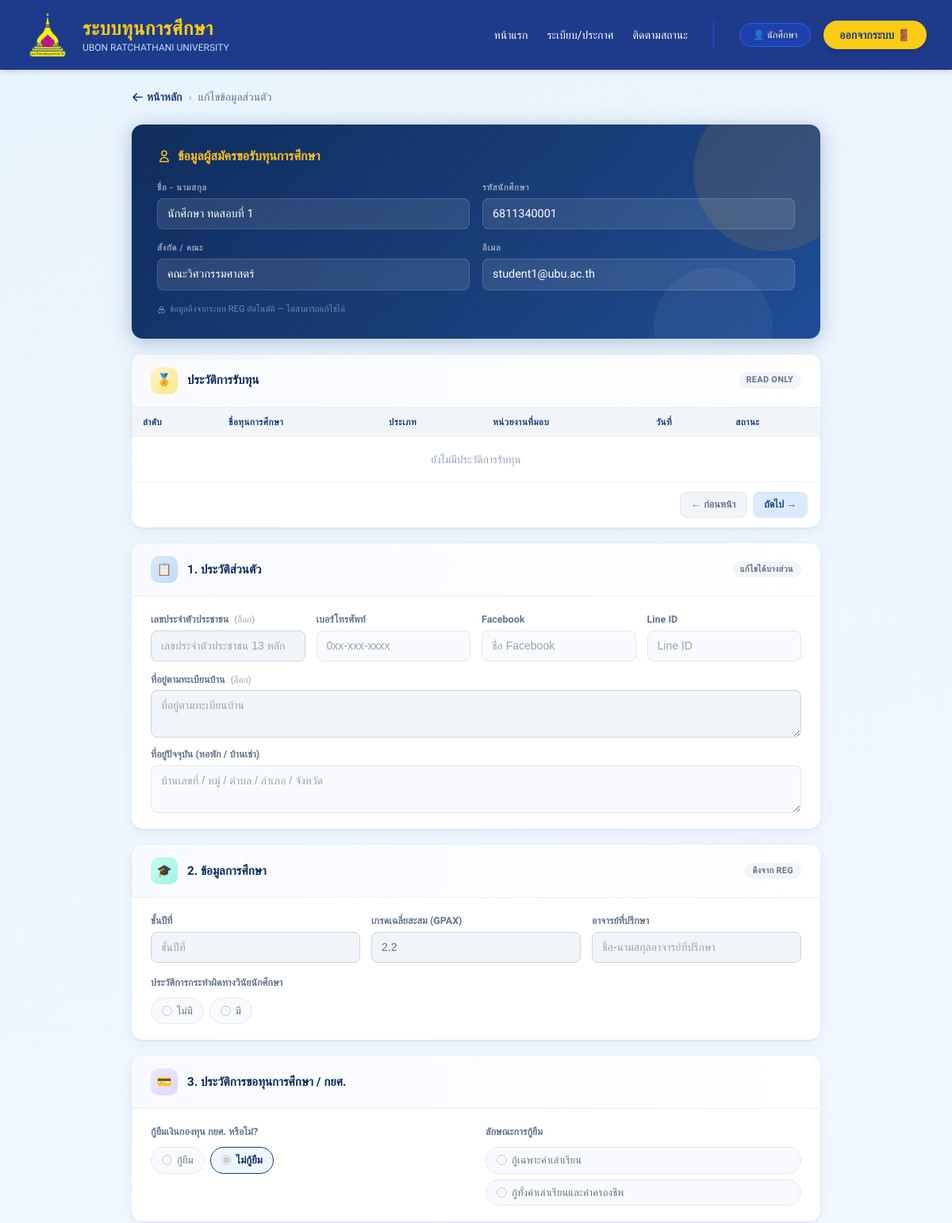
Before: /student/profile (signed in, upper part) with the older database file.
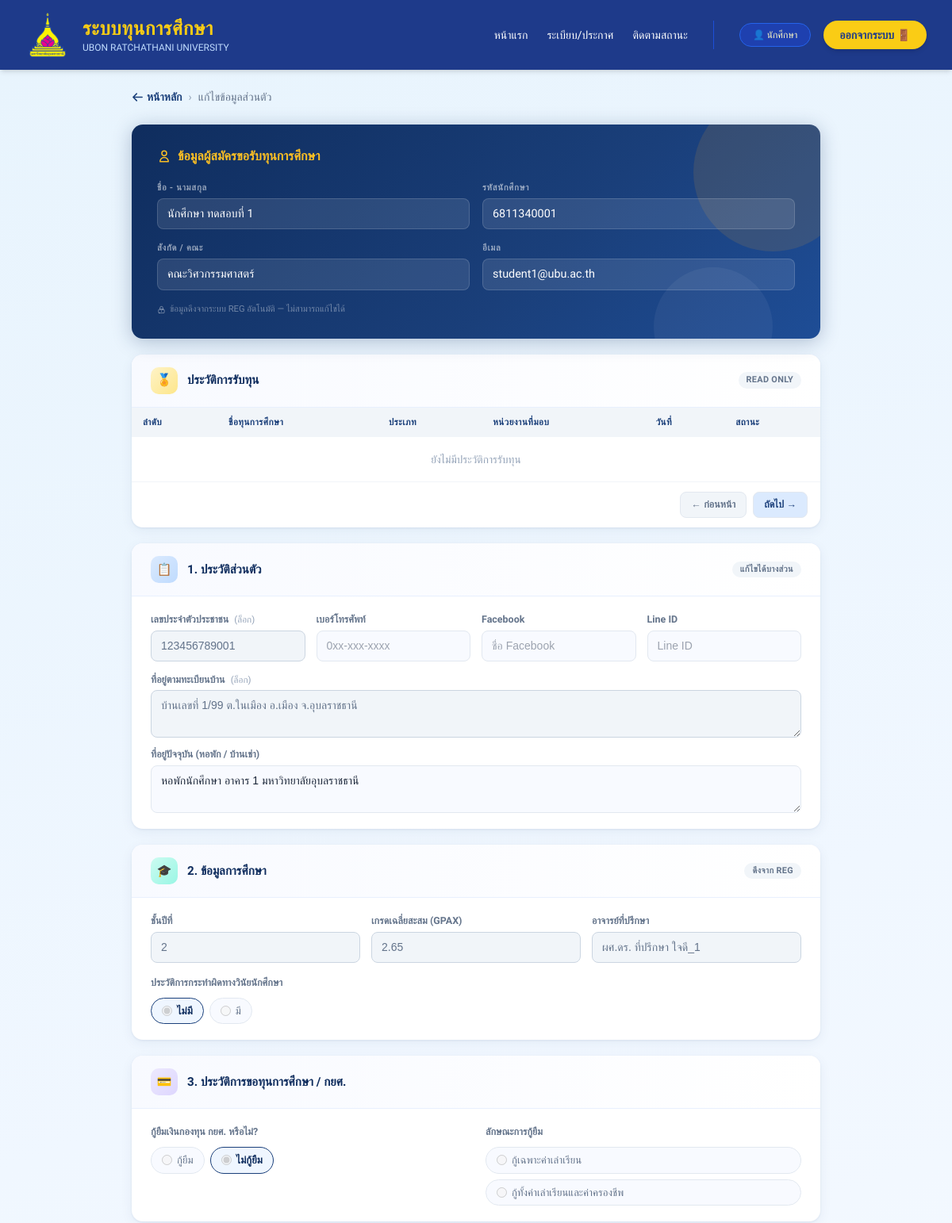
After: the same page with the newer database file.
### models.py (models this page shows, shortened)
class Student(db.Model):
    __tablename__ = 'student'
    id = db.Column(db.Integer, primary_key=True)
    student_id = db.Column(db.String(20), unique=True, nullable=False)
    password_hash = db.Column(db.String(200), nullable=True)
    name = db.Column(db.String(100), nullable=False)
    citizen_id = db.Column(db.String(13))       # [REG]
    address_domicile = db.Column(db.Text)       # [REG]
    email = db.Column(db.String(100))           # [REG]
    mobile = db.Column(db.String(20))           # [REG/Editable]
    address_current = db.Column(db.Text)        # [Self]
    facebook = db.Column(db.String(100))        # [Self]
    line_id = db.Column(db.String(100))         # [Self]
    faculty = db.Column(db.String(100))
    year = db.Column(db.String(10))             # เช่น "ปี 1"
    gpax = db.Column(db.Float)
    advisor_name = db.Column(db.String(100))
    disciplinary_status = db.Column(db.String(50))
    father_name = db.Column(db.String(100))     # [REG]
    mother_name = db.Column(db.String(100))     # [REG]
    father_job = db.Column(db.String(100))      # [Self]
    father_income = db.Column(db.Float)         # [Self]
    inc_father = db.Column(db.Float)            # [Self] เงินที่บิดาส่งให้ [NEW]
    father_health = db.Column(db.Text)          # [Self]
    mother_job = db.Column(db.String(100))      # [Self]
    mother_income = db.Column(db.Float)         # [Self]
    inc_mother = db.Column(db.Float)            # [Self] เงินที่มารดาส่งให้ [NEW]
    mother_health = db.Column(db.Text)          # [Self] ปัญหาสุขภาพมารดา [NEW]
    parents_status = db.Column(db.String(50))   # [Self]

### routes/student_routes.py (the view, shortened to what this page needs)
@student_bp.route("/profile", methods=["GET", "POST"])
def profile():
    if "user_id" not in session or session.get("role") != "student":
        return redirect(url_for("student.login"))
    current_student_id = session["user_id"]
    student_record = Student.query.filter_by(student_id=current_student_id).first()
    if not student_record:
        flash("ไม่พบข้อมูลนักศึกษา", "error")
        return redirect(url_for("student.login"))
    return render_template("student/profile.html", student=student_record)

### templates/student/profile.html (shortened to what this page needs)
{% extends "layouts/base.html" %}
{% block content %}
{% macro v(val) %}{% if val is none or val == 'None' or val == 'none' or val == 'NULL' %}{% else %}{{ val }}{% endif %}{% endmacro %}
<div class="page-bg">
<div class="container">
  <div class="breadcrumb">
    <a href="/student/dashboard">
      <svg xmlns="http://www.w3.org/2000/svg" width="15" height="15" fill="none" viewBox="0 0 24 24" stroke="currentColor"><path stroke-linecap="round" stroke-linejoin="round" stroke-width="2.5" d="M10 19l-7-7m0 0l7-7m-7 7h18"/></svg>
      หน้าหลัก
    </a>
    <span class="sep">›</span>
    <span class="cur">แก้ไขข้อมูลส่วนตัว</span>
  </div>
  <form action="" method="POST" id="profileForm">
  <div class="hero-card">
    <div class="hero-title">
      <svg xmlns="http://www.w3.org/2000/svg" width="18" height="18" fill="none" viewBox="0 0 24 24" stroke="currentColor"><path stroke-linecap="round" stroke-linejoin="round" stroke-width="2" d="M16 7a4 4 0 11-8 0 4 4 0 018 0zM12 14a7 7 0 00-7 7h14a7 7 0 00-7-7z"/></svg>
      ข้อมูลผู้สมัครขอรับทุนการศึกษา
    </div>
    <div class="hero-grid">
      <div class="hero-field"><label>ชื่อ - นามสกุล</label><div class="hero-val">{{ v(student.name) or '—' }}</div></div>
      <div class="hero-field"><label>รหัสนักศึกษา</label><div class="hero-val">{{ v(student.student_id) or '—' }}</div></div>
      <div class="hero-field"><label>สังกัด / คณะ</label><div class="hero-val">{{ v(student.faculty) or '—' }}</div></div>
      <div class="hero-field"><label>อีเมล</label><div class="hero-val">{{ v(student.email) or '—' }}</div></div>
    </div>
    <div class="hero-lock-note">
      <svg xmlns="http://www.w3.org/2000/svg" width="11" height="11" fill="none" viewBox="0 0 24 24" stroke="currentColor"><path stroke-linecap="round" stroke-linejoin="round" stroke-width="2" d="M12 15v2m-6 4h12a2 2 0 002-2v-6a2 2 0 00-2-2H6a2 2 0 00-2 2v6a2 2 0 002 2zm10-10V7a4 4 0 00-8 0v4h8z"/></svg>
      ข้อมูลดึงจากระบบ REG อัตโนมัติ — ไม่สามารถแก้ไขได้
    </div>
  </div>
  <div class="section-card">
    <div class="section-header">
      <div class="s-icon gold">🏅</div>
      <span class="s-title">ประวัติการรับทุน</span>
      <span class="s-badge">READ ONLY</span>
    </div>
    <div style="overflow-x:auto;">
      <table class="hist-table">
        <thead><tr>
          <th>ลำดับ</th><th>ชื่อทุนการศึกษา</th><th>ประเภท</th><th>หน่วยงานที่มอบ</th><th>วันที่</th><th>สถานะ</th>
        </tr></thead>
        <tbody><tr><td colspan="6">ยังไม่มีประวัติการรับทุน</td></tr></tbody>
      </table>
    </div>
    <div class="sib-footer">
      <button type="button" class="btn-pg prev">← ก่อนหน้า</button>
      <button type="button" class="btn-pg next">ถัดไป →</button>
    </div>
  </div>
  <div class="section-card">
    <div class="section-header">
      <div class="s-icon blue">📋</div>
      <span class="s-title">1. ประวัติส่วนตัว</span>
      <span class="s-badge">แก้ไขได้บางส่วน</span>
    </div>
    <div class="s-body">
      <div class="g4" style="margin-bottom:.875rem;">
        <div class="field-group">
          <span class="field-label">เลขประจำตัวประชาชน <span class="field-note">(ล็อก)</span></span>
          <input type="text" name="citizen_id" value="{{ v(student.citizen_id) }}" placeholder="เลขประจำตัวประชาชน 13 หลัก" class="locked" readonly>
        </div>
        <div class="field-group">
          <span class="field-label">เบอร์โทรศัพท์</span>
          <input type="text" name="mobile" value="{{ v(student.mobile) }}" placeholder="0xx-xxx-xxxx" class="editable-input" readonly>
        </div>
        <div class="field-group">
          <span class="field-label">Facebook</span>
          <input type="text" name="facebook" value="{{ v(student.facebook) }}" placeholder="ชื่อ Facebook" class="editable-input" readonly>
        </div>
        <div class="field-group">
          <span class="field-label">Line ID</span>
          <input type="text" name="line_id" value="{{ v(student.line_id) }}" placeholder="Line ID" class="editable-input" readonly>
        </div>
      </div>
      <div style="display:flex;flex-direction:column;gap:.75rem;">
        <div class="field-group">
          <span class="field-label">ที่อยู่ตามทะเบียนบ้าน <span class="field-note">(ล็อก)</span></span>
          <textarea name="address_domicile" rows="2" placeholder="ที่อยู่ตามทะเบียนบ้าน" class="locked" readonly>{{ v(student.address_domicile) }}</textarea>
        </div>
        <div class="field-group">
          <span class="field-label">ที่อยู่ปัจจุบัน (หอพัก / บ้านเช่า)</span>
          <textarea name="address_current" rows="2" placeholder="บ้านเลขที่ / หมู่ / ตำบล / อำเภอ / จังหวัด" class="editable-input" readonly>{{ v(student.address_current) }}</textarea>
        </div>
      </div>
    </div>
  </div>
  <div class="section-card">
    <div class="section-header">
      <div class="s-icon teal">🎓</div>
      <span class="s-title">2. ข้อมูลการศึกษา</span>
      <span class="s-badge">ดึงจาก REG</span>
    </div>
    <div class="s-body">
      <div class="g3" style="margin-bottom:1rem;">
        <div class="field-group">
          <span class="field-label">ชั้นปีที่</span>
          <input type="text" name="year" value="{{ v(student.year) }}" placeholder="ชั้นปีที่" class="locked" readonly>
        </div>
        <div class="field-group">
          <span class="field-label">เกรดเฉลี่ยสะสม (GPAX)</span>
          <input type="number" step="0.01" name="gpax" value="{{ v(student.gpax) }}" placeholder="0.00" class="locked" readonly>
        </div>
        <div class="field-group">
          <span class="field-label">อาจารย์ที่ปรึกษา</span>
          <input type="text" name="advisor_name" value="{{ v(student.advisor_name) }}" placeholder="ชื่อ-นามสกุลอาจารย์ที่ปรึกษา" class="locked" readonly>
        </div>
      </div>
      <div class="field-group">
        <span class="field-label">ประวัติการกระทำผิดทางวินัยนักศึกษา</span>
        <div class="radio-group">
          <label class="rpill"><input type="radio" name="disciplinary_status" value="ไม่มี" {% if student.disciplinary_status == 'ไม่มี' or not student.disciplinary_status %}checked{% endif %} disabled> ไม่มี</label>
          <label class="rpill"><input type="radio" name="disciplinary_status" value="มี" {% if student.disciplinary_status == 'มี' %}checked{% endif %} disabled> มี</label>
        </div>
      </div>
    </div>
  </div>
  <div class="section-card">
    <div class="section-header">
      <div class="s-icon purple">💳</div>
      <span class="s-title">3. ประวัติการขอทุนการศึกษา / กยศ.</span>
    </div>
    <div class="s-body">
      <div class="g2" style="gap:1.5rem;">
        <div class="field-group">
          <span class="field-label">กู้ยืมเงินกองทุน กยศ. หรือไม่?</span>
          <div class="radio-group">
            <label class="rpill"><input type="radio" name="loan_student_fund" value="TRUE"  {% if student.loan_student_fund %}checked{% endif %} class="editable-radio" disabled> กู้ยืม</label>
            <label class="rpill"><input type="radio" name="loan_student_fund" value="FALSE" {% if not student.loan_student_fund %}checked{% endif %} class="editable-radio" disabled> ไม่กู้ยืม</label>
          </div>
        </div>
        <div class="field-group">
          <span class="field-label">ลักษณะการกู้ยืม</span>
          <div class="radio-group" style="flex-direction:column;">
            <label class="rpill"><input type="radio" name="loan_type" value="ค่าเล่าเรียน"  {% if student.loan_type == 'ค่าเล่าเรียน' %}checked{% endif %} class="editable-radio" disabled> กู้เฉพาะค่าเล่าเรียน</label>
            <label class="rpill"><input type="radio" name="loan_type" value="ทั้งสองอย่าง" {% if student.loan_type == 'ทั้งสองอย่าง' %}checked{% endif %} class="editable-radio" disabled> กู้ทั้งค่าเล่าเรียนและค่าครองชีพ</label>
          </div>
        </div>
      </div>
    </div>
  </div>
        {% set ps = student.parents_status %}
      {% set ht = student.housing_status %}
      {% set ls = student.land_status %}
  </form>
</div>
</div>
{% endblock %}

### templates/layouts/base.html (shortened to what this page needs)
<!DOCTYPE html>
<html lang="th">
<head>
    <script src="https://cdn.tailwindcss.com"></script>
    <link rel="stylesheet" href="https://cdn.jsdelivr.net/npm/swiper@11/swiper-bundle.min.css" />
</head>
<body class="bg-sky-50 min-h-screen flex flex-col m-0 p-0">
    <header class="bg-blue-900 text-white shadow-md w-full sticky top-0 z-50">
        <div class="max-w-7xl mx-auto px-8 py-4 flex justify-between items-center w-full">
            <div class="flex items-center gap-4">
                <div class="w-14 h-14">
                    <img src="{{ url_for('static', filename='images/ubu_logo.png') }}" alt="UBU Logo" class="w-full h-full object-contain">
                </div>
                <div>
                    <h1 class="text-2xl font-bold text-yellow-400 tracking-wide">ระบบทุนการศึกษา</h1>
                    <p class="text-xs text-blue-200 uppercase">Ubon Ratchathani University</p>
                </div>
            </div>
           <nav class="hidden md:flex items-center gap-8">
    <div class="flex gap-6">
        <a href="{{ url_for('student.dashboard') }}" class="text-white hover:text-yellow-400 py-2 text-sm font-medium transition-all">หน้าแรก</a>
        <a href="#" class="text-white hover:text-yellow-400 py-2 text-sm font-medium transition-all">ระเบียบ/ประกาศ</a>
        <a href="#" class="text-white hover:text-yellow-400 py-2 text-sm font-medium transition-all">ติดตามสถานะ</a>
    </div>
    <div class="flex items-center gap-4 border-l border-blue-700 pl-8">
        <a href="{{ url_for('student.profile') }}" class="bg-blue-800 hover:bg-blue-700 px-4 py-1.5 rounded-full text-xs border border-blue-600 text-yellow-100 flex items-center gap-2 transition-all cursor-pointer">
            👤 {{ session.get('user_data', {}).get('name', 'นักศึกษา') }}
        </a>
        <a href="{{ url_for('student.logout') }}" class="bg-yellow-400 text-blue-900 px-5 py-2 rounded-full font-bold hover:bg-yellow-300 transition-all shadow-md text-sm">
            ออกจากระบบ 🚪
        </a>
    </div>
</nav>
        </div>
    </header>
    <main class="flex-grow">
        {% block content %}{% endblock %}
    </main>
</body>
</html>

### templates/layouts/base.html (style rules this page uses)
body { font-family: 'Prompt', sans-serif; }

Changed rows visible on the page:
changed Student "นักศึกษา ทดสอบที่ 1 6811340001 คณะวิศวกรรมศาสตร์ student1@ubu.ac.th": citizen_id (not shown) → "123456789001"; address_domicile (not shown) → "บ้านเลขที่ 1/99 ต.ในเมือง อ.เมือง จ.อุบลราชธานี"; address_current (not shown) → "หอพักนักศึกษา อาคาร 1 มหาวิทยาลัยอุบลราชธานี"; gpax "2.2" → "2.65"; advisor_name (not shown) → "ผศ.ดร. ที่ปรึกษา ใจดี_1"; disciplinary_status "☐ ไม่มี" → "☑ ไม่มี"
Other visible differences:
form field year: (not shown) → "2"
